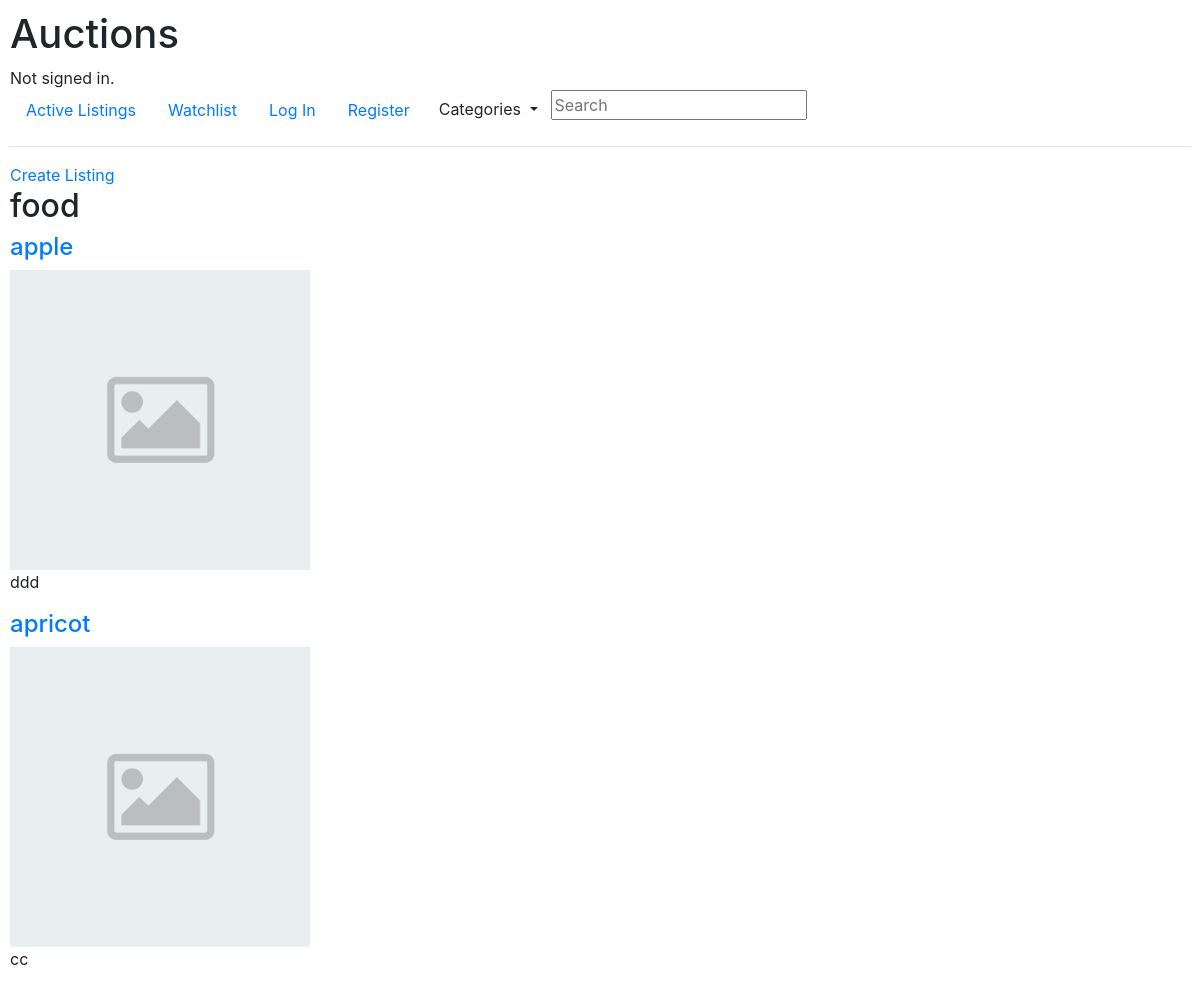
The page /category/food on the database as committed earlier.
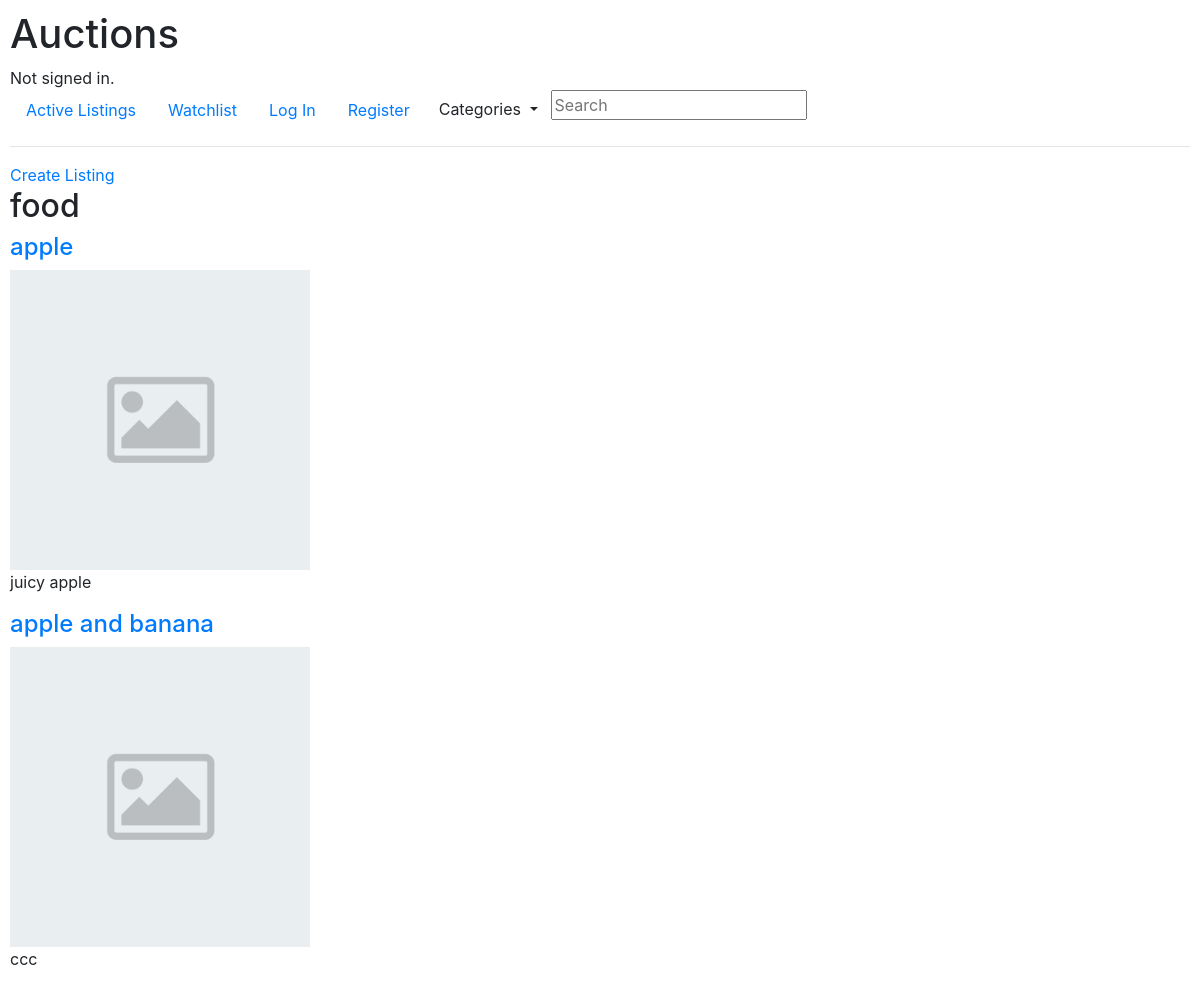
The same page on the database as committed later.
### auctions/models.py (models this page shows, shortened)
class Listing(models.Model):
    title = models.CharField(max_length=64)
    description = models.TextField(max_length=500)
    image = models.ImageField(default='default.png')
    start_bid = models.DecimalField(max_digits=12, decimal_places=2)
    date_created = models.DateTimeField(default=timezone.now)
    category = models.ForeignKey(Category, on_delete=models.CASCADE)
    user = models.ForeignKey(User, on_delete=models.CASCADE)
    comment = models.ManyToManyField(Comment)
    bid = models.ManyToManyField(Bid)

### auctions/views.py (the view)
# urls.py: path("category/<str:category_name>", views.category, name="category"),
def category(request, category_name):
    category = Category.objects.get(category=category_name)
    listing_category = Listing.objects.filter(category=category)
    return render(request, "auctions/category.html", {
        "category": category.category,
        "listings": listing_category,
        "categories": Category.objects.all()
    })

### auctions/models.py (called while the page is built)
    def __str__(self):
        return self.category

### auctions/templates/auctions/category.html
{% extends "auctions/layout.html" %}
{% block body %}
<a href="{% url 'create' %}">Create Listing</a>
    <h2>{{ category }}</h2>
    {% for listing in listings %}
    <h4><a href="{% url 'item' listing.title %}">{{ listing.title }} </a></h4>
    <img src="{{ listing.image.url }}" alt="image" style="width: 300px; height:auto;">
    <p>{{ listing.description }}</p>
    {% endfor %}
{% endblock %}

Rows that differ between the two databases and show on the page:
removed Listing: title "apricot", image (placeholder picture), description "cc"
changed Listing "apple": description "ddd" → "juicy apple"
now on this page (row edited): Listing: title "apple and banana", image (placeholder picture), description "ccc"
